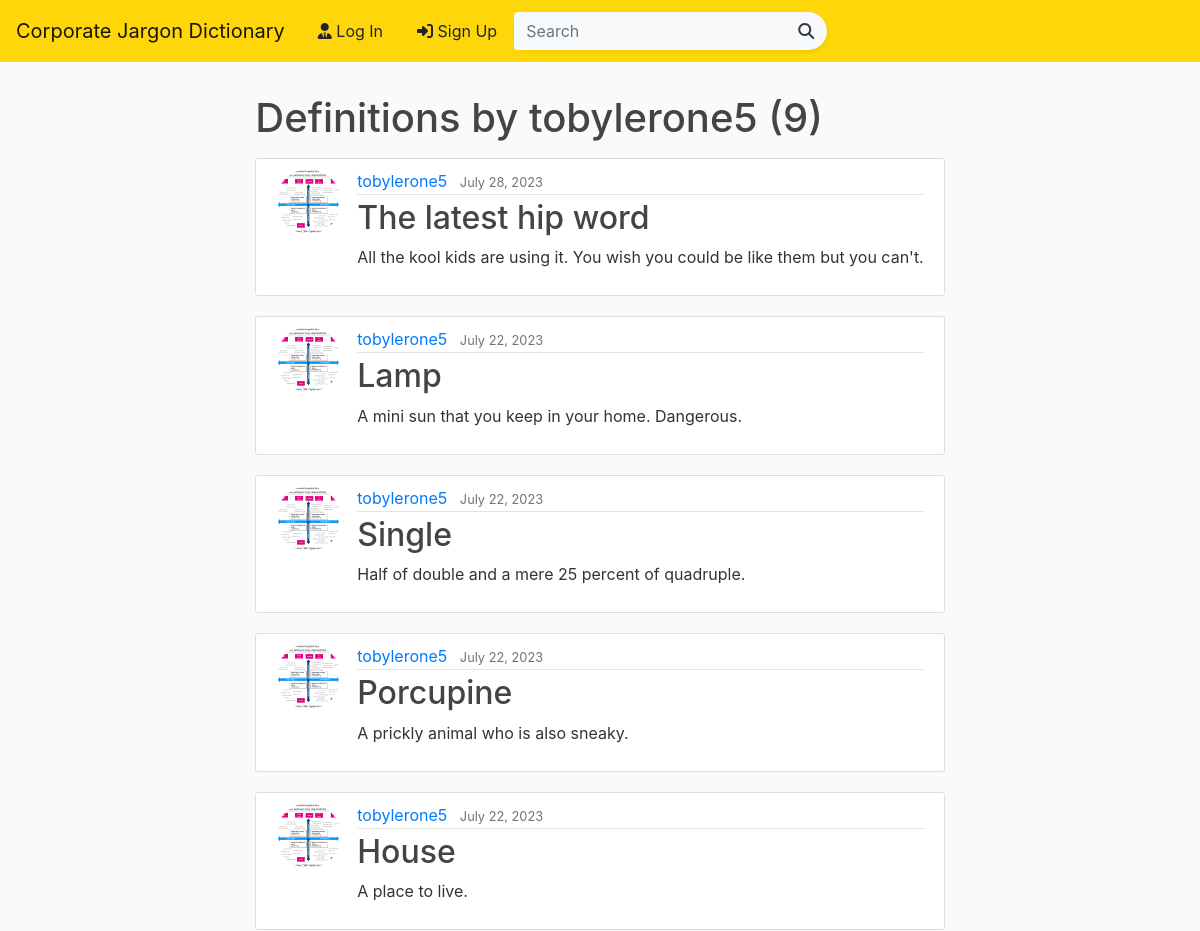
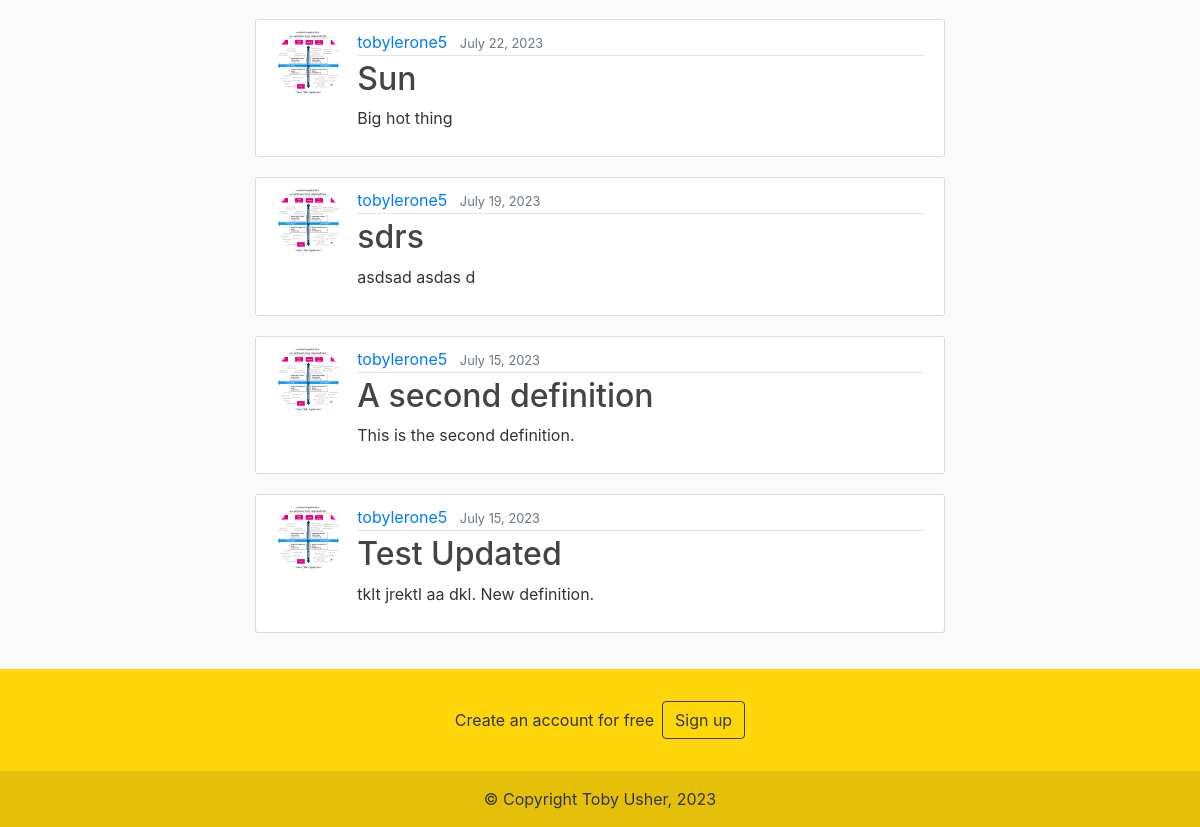
Page /user/tobylerone5 on the committed database (2 pictures, top to bottom).
### blog/models.py (models this page shows, shortened)
class Definition(models.Model):
	word = models.CharField(max_length=100)
	description = models.TextField()
	date_posted = models.DateTimeField(default=timezone.now)
	author = models.ForeignKey(User, on_delete=models.CASCADE)
	likes = models.ManyToManyField(User, related_name='definitions')

### users/models.py (models this page shows, shortened)
class Profile(models.Model):
    user = models.OneToOneField(User, on_delete=models.CASCADE)
    image = models.ImageField(default='default.jpg', upload_to='profile_pics')

### blog/views.py (the view)
# urls.py: path('user/<str:username>', UserDefinitionListView.as_view(), name='user-definitions'),
class UserDefinitionListView(ListView):
    model = Definition
    template_name = 'blog/user_definitions.html'  # <app>/<model>_<viewtype>.html
    context_object_name = 'definitions'
    paginate_by = 10
    def get_queryset(self):
        user = get_object_or_404(User, username=self.kwargs.get('username'))
        return Definition.objects.filter(author=user).order_by('-date_posted')

### blog/templates/blog/user_definitions.html (shortened to what this page needs)
{% extends "blog/base.html" %}
{% block content %}
  <div>
    <h1 class="mt-3 mb-3">Definitions by {{ view.kwargs.username }} ({{ page_obj.paginator.count }})</h1>
    {% for definition in definitions %}
        <article class="media content-section">
          <img class="rounded-circle article-img" src="{{ definition.author.profile.image.url }}">
          <div class="media-body">
            <div class="article-metadata">
              <a class="mr-2" href="{% url 'user-definitions' definition.author.username %}">{{ definition.author }}</a>
              <small class="text-muted">{{ definition.date_posted|date:"F d, Y" }}</small>
            </div>
            <h2><a class="article-title" href="{% url 'definition-detail' definition.id %}">{{ definition.word }}</a></h2>
            <p class="article-content">{{ definition.description }}</p>
          </div>
        </article>
    {% endfor %}
{% endblock content %}

### blog/static/blog/main.css (style rules this page uses)
body { background: #fafafa; color: #333333; margin-top: 0; position: relative; min-height: 100vh; display: flex; flex-direction: column; }
h1, h2, h3, h4, h5, h6 { color: #444444; }
.content-section { background: #ffffff; padding: 10px 20px; border: 1px solid #dddddd; border-radius: 3px; margin-bottom: 20px; }
.article-title { color: #444444; }
.article-content { white-space: pre-line; }
.article-img { height: 65px; width: 65px; margin-right: 16px; }
.article-metadata { padding-bottom: 1px; margin-bottom: 4px; border-bottom: 1px solid #e3e3e3 }
.article-content { display: inline-block; }

### rows in the picture
Definition: author.profile.image (picture), author "tobylerone5", date_posted "July 28, 2023", word "The latest hip word", description "All the kool kids are using it. You wish you could be like them but you can't."
Definition: author.profile.image (picture), author "tobylerone5", date_posted "July 22, 2023", word "Lamp", description "A mini sun that you keep in your home. Dangerous."
Definition: author.profile.image (picture), author "tobylerone5", date_posted "July 22, 2023", word "Single", description "Half of double and a mere 25 percent of quadruple."
Definition: author.profile.image (picture), author "tobylerone5", date_posted "July 22, 2023", word "Porcupine", description "A prickly animal who is also sneaky."
Definition: author.profile.image (picture), author "tobylerone5", date_posted "July 22, 2023", word "House", description "A place to live."
Definition: author.profile.image (picture), author "tobylerone5", date_posted "July 22, 2023", word "Sun", description "Big hot thing"
Definition: author.profile.image (picture), author "tobylerone5", date_posted "July 19, 2023", word "sdrs", description "asdsad asdas d"
Definition: author.profile.image (picture), author "tobylerone5", date_posted "July 15, 2023", word "A second definition", description "This is the second definition."
Definition: author.profile.image (picture), author "tobylerone5", date_posted "July 15, 2023", word "Test Updated", description "tklt jrektl aa dkl. New definition."

### other values in the picture
{{ view.kwargs.username }} "tobylerone5"
{{ page_obj.paginator.count }} "9"
